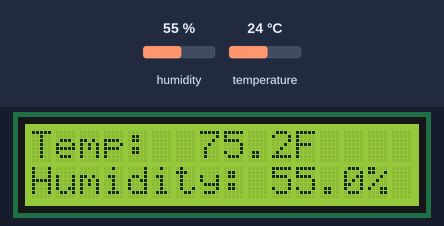
Recording of a sketch running on a simulated Arduino Uno, built with avr-gcc and run on an emulated ATmega328P. Shown: 16×2 character LCD. The inputs (shaded band) are chosen by the test bench; at power-on: humidity 55 %, temperature 24 °C. What the sketch prints to the serial monitor is not drawn.

Above: at 1.7 s.
1.8 s: humidity set to 22 %
At 3.5 s:
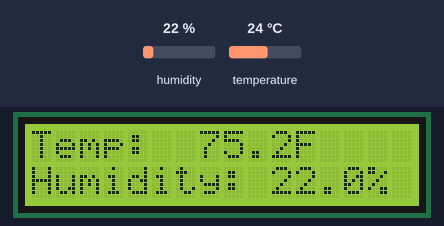
4.7 s: temperature set to 12 °C
At 5.6 s:
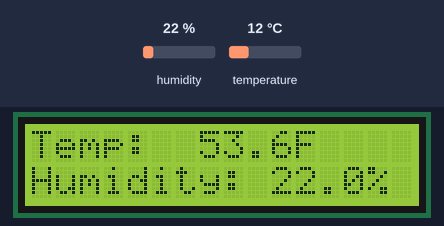
7.6 s: humidity set to 40 %
At 9.9 s:
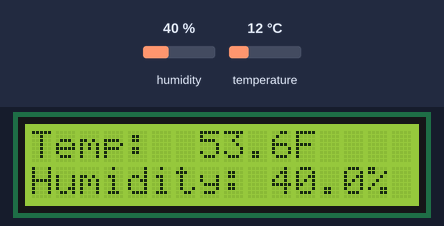
10.8 s: temperature set to 19 °C
At 12.1 s:
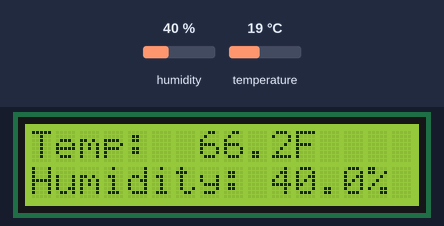
Timing chart, 0 to 13.8 s (numbered marks = the images above; inputs shaded):
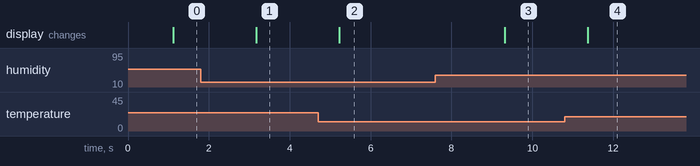

Measured:
- after the input at 1.8 s, the display: changes after 1.4 s (image 1)
- after the input at 4.7 s, the display: changes after 0.52 s (image 2)
- after the input at 7.6 s, the display: changes after 1.7 s (image 3)
- after the input at 10.8 s, the display: changes after 0.57 s (image 4)

The sketch:

WeatherStationCode.ino
```cpp
#include <Wire.h>
#include <LiquidCrystal_I2C.h>
#include <DHT.h>

LiquidCrystal_I2C lcd(0x27, 16, 2);
#define DHTPIN 6
#define DHTTYPE DHT11

DHT dht(DHTPIN, DHTTYPE);

void setup() {
  Serial.begin(9600);
  lcd.init();
  lcd.backlight();
  lcd.setCursor(0, 0);
  lcd.print("Temp:      ");
  lcd.setCursor(0, 1);
  lcd.print("Humidity:  ");

  dht.begin();
}

void loop() {
  delay(1000); // Delay between readings

  float temperatureC = dht.readTemperature(); // Read temperature in Celsius
  float humidity = dht.readHumidity();

  if (!isnan(temperatureC) && !isnan(humidity)) {
    float temperatureF = (temperatureC * 9/5) + 32; // Convert to Fahrenheit

    lcd.setCursor(7, 0);
    lcd.print(temperatureF, 1);
    lcd.print("F");

    lcd.setCursor(10, 1);
    lcd.print(humidity, 1);
    lcd.setCursor(14, 1);
    lcd.print("%");

    // Send data to the computer
    Serial.print("Temperature: ");
    Serial.print(temperatureF, 1);
    Serial.print("F, Humidity: ");
    Serial.print(humidity, 1);
    Serial.println("%");
  } else {
    lcd.setCursor(0, 1);
    lcd.print("Error reading data");
  }
}
```
